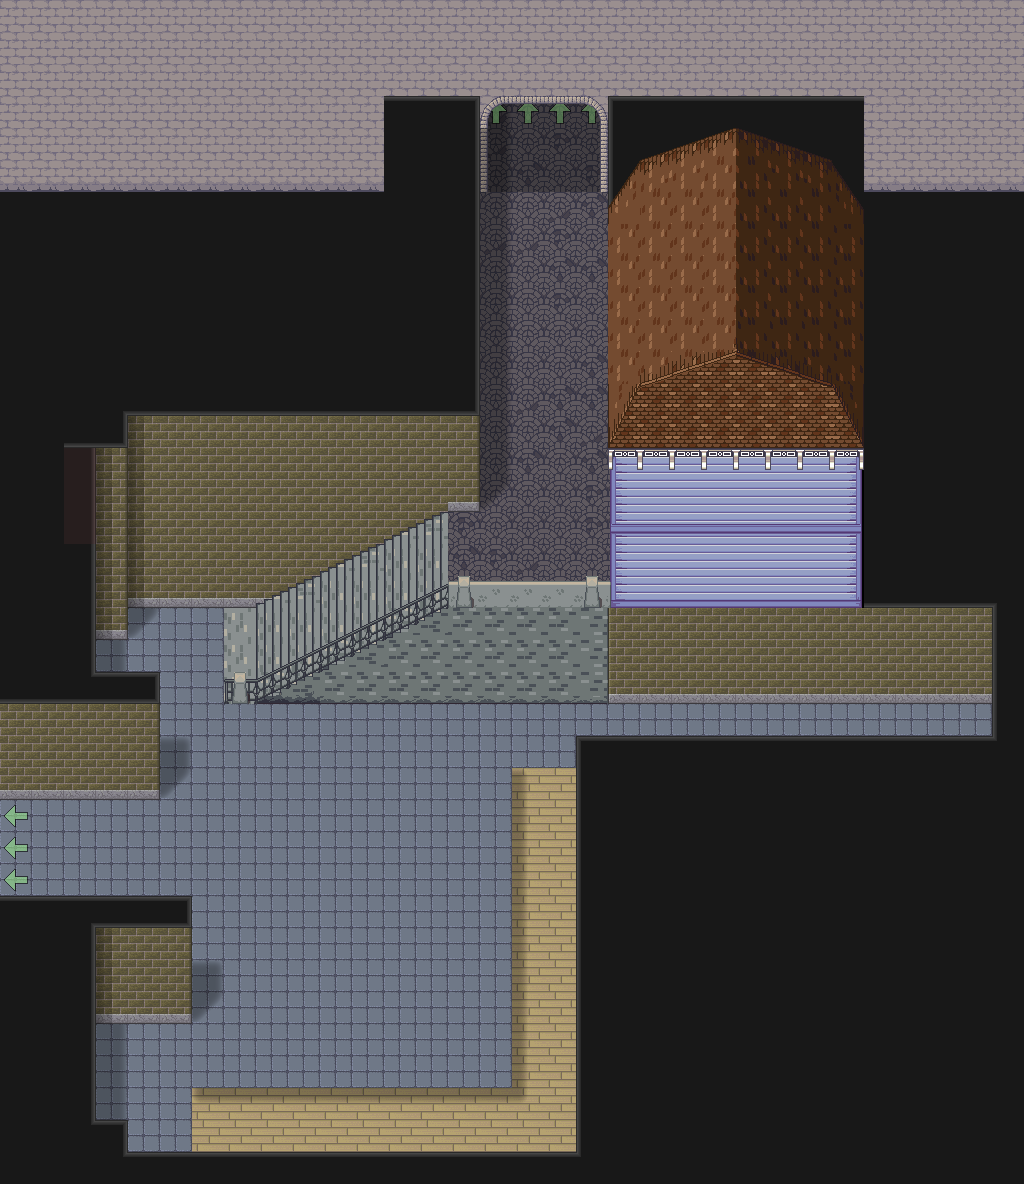

A 2D game scene composited from a Tiled map and its tileset images. What follows is a short description and the map's XML, with each tile layer's data collapsed to a summary:
An orthogonal 32x37 tile map with 32x32 px tiles, 5 tile layers (bg, mid-ground, Shadows, Tile Layer 3, ...), 1 hidden layer not drawn, 12 tilesets and 23 objects (to-district-1, start, to-east-park, to-house, to-secret-tunnel).

<map version="1.11" tiledversion="1.11.2" orientation="orthogonal" renderorder="right-down" width="32" height="37" tilewidth="32" tileheight="32" infinite="0" nextlayerid="9" nextobjectid="30">
 <tileset firstgid="1" source="[Base]BaseChip_pipo.tsx" />
 <tileset firstgid="1001" source="[A]Wall-Up_pipo.tsx" />
 <tileset firstgid="1097" source="[Town]MageCity_cc0.tsx" />
 <tileset firstgid="1449" source="Assorted_LPC/wooden_stairs/[LPC]WoodenStairs.tsx" />
 <tileset firstgid="3045" source="[Town]VictorianStreets_LPC.tsx" />
 <tileset firstgid="4581" source="Assorted_LPC/lpc-bricks-v6/bricks.tsx" />
 <tileset firstgid="6629" source="[A]LightShadow_pipo.tsx" />
 <tileset firstgid="6717" source="custom_tilesets/[Somewhere]Walls.tsx" />
 <tileset firstgid="6877" source="[Town]VictorianMansion_LPC.tsx" />
 <tileset firstgid="8925" source="roofs.tsx" />
 <tileset firstgid="13021" source="custom_tilesets/[Somewhere]Ground.tsx" />
 <tileset firstgid="13109" source="custom_tilesets/[A]BouncingArrows.tsx" />
 <imagelayer id="2" name="Image Layer 1" visible="0" offsetx="0" offsety="128">
  <image source="vtt-maps/district-3.webp" width="1056" height="1056" />
 </imagelayer>
 <layer id="1" name="bg" width="32" height="37">
  <data>[1184 cells, 1118 non-empty, 53 distinct tile ids]</data>
 </layer>
 <layer id="3" name="mid-ground" width="32" height="37">
  <data>[1184 cells, 182 non-empty, 65 distinct tile ids]</data>
 </layer>
 <layer id="6" name="Shadows" width="32" height="37">
  <data>[1184 cells, 43 non-empty, 8 distinct tile ids]</data>
 </layer>
 <layer id="4" name="Tile Layer 3" width="32" height="37">
  <properties>
   <property name="z" type="int" value="0" />
  </properties>
  <data>[1184 cells, 20 non-empty, 7 distinct tile ids]</data>
 </layer>
 <layer id="8" name="foreground" width="32" height="37">
  <properties>
   <property name="z" type="int" value="3" />
  </properties>
  <data>[1184 cells, 62 non-empty, 6 distinct tile ids]</data>
 </layer>
 <objectgroup id="5" name="Object Layer 1">
  <object id="1" name="to-district-1" x="0" y="800" width="32" height="96">
   <properties>
    <property name="dest" value="somewhere-district-1" />
    <property name="destDir" value="l" />
    <property name="destPoint" value="to-district-3" />
    <property name="destZ" type="float" value="0" />
   </properties>
  </object>
  <object id="22" name="start" x="80" y="848">
   <point />
  </object>
  <object id="23" name="to-east-park" x="480" y="64" width="128" height="62">
   <properties>
    <property name="dest" value="somewhere-east-park" />
    <property name="destDir" value="u" />
    <property name="destX" type="float" value="9" />
    <property name="destY" type="float" value="31" />
    <property name="destZ" type="float" value="0" />
   </properties>
  </object>
 </objectgroup>
 <objectgroup id="7" name="collisions">
  <properties>
   <property name="collision" type="bool" value="true" />
  </properties>
  <object id="2" x="0" y="768" width="160" height="32">
   <properties>
    <property name="collision" type="bool" value="true" />
   </properties>
  </object>
  <object id="3" x="64" y="640" width="32" height="128">
   <properties>
    <property name="collision" type="bool" value="true" />
   </properties>
  </object>
  <object id="4" x="96" y="608" width="32" height="32">
   <properties>
    <property name="collision" type="bool" value="true" />
   </properties>
  </object>
  <object id="5" x="128" y="576" width="128" height="32">
   <properties>
    <property name="collision" type="bool" value="true" />
   </properties>
  </object>
  <object id="7" x="384" y="480" width="64" height="32">
   <properties>
    <property name="collision" type="bool" value="true" />
   </properties>
  </object>
  <object id="9" x="448" y="0" width="32" height="512">
   <properties>
    <property name="collision" type="bool" value="true" />
   </properties>
  </object>
  <object id="10" x="608" y="0" width="32" height="480">
   <properties>
    <property name="collision" type="bool" value="true" />
   </properties>
  </object>
  <object id="11" x="224" y="700" width="768" height="4">
   <properties>
    <property name="collision" type="bool" value="true" />
   </properties>
  </object>
  <object id="16" x="608" y="800" width="416" height="32">
   <properties>
    <property name="collision" type="bool" value="true" />
   </properties>
  </object>
  <object id="17" x="992" y="736" width="32" height="64">
   <properties>
    <property name="collision" type="bool" value="true" />
   </properties>
  </object>
  <object id="18" x="0" y="992" width="192" height="32">
   <properties>
    <property name="collision" type="bool" value="true" />
   </properties>
  </object>
  <object id="19" x="64" y="1024" width="32" height="160">
   <properties>
    <property name="collision" type="bool" value="true" />
   </properties>
  </object>
  <object id="20" x="96" y="1152" width="512" height="32">
   <properties>
    <property name="collision" type="bool" value="true" />
   </properties>
  </object>
  <object id="21" x="576" y="800" width="32" height="352">
   <properties>
    <property name="collision" type="bool" value="true" />
   </properties>
  </object>
  <object id="24" x="448" y="604" width="160" height="4">
   <properties>
    <property name="collision" type="bool" value="true" />
   </properties>
  </object>
  <object id="25" x="256" y="608">
   <properties>
    <property name="collision" type="bool" value="true" />
   </properties>
   <polygon points="0,0 192,-96 0,-96" />
  </object>
  <object id="26" x="256" y="704">
   <properties>
    <property name="collision" type="bool" value="true" />
   </properties>
   <polygon points="0,0 192,-96 192,0" />
  </object>
  <object id="27" x="608" y="544" width="32" height="64">
   <properties>
    <property name="collision" type="bool" value="true" />
   </properties>
  </object>
  <object id="28" name="to-house" x="624" y="480" width="32" height="64">
   <properties>
    <property name="collision" type="bool" value="true" />
   </properties>
  </object>
  <object id="29" name="to-secret-tunnel" x="992" y="672" width="32" height="64">
   <properties>
    <property name="collision" type="bool" value="true" />
   </properties>
  </object>
 </objectgroup>
</map>
